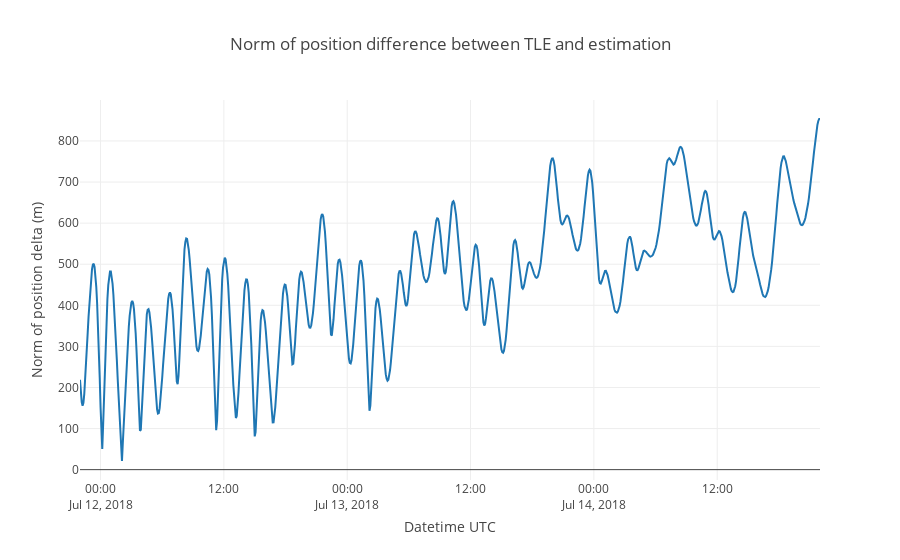

The notebook cell saved with this chart:
### Markdown cell above
## Comparison with TLE
Plotting the position difference between the initial TLE and the estimated orbit.

### Code cell
# Computing norm of position difference
import numpy as np
deltaPos_norm = pd.Series(data=np.linalg.norm(
    PV_tle_eci_df[['x','y','z']] - PV_eci_df[['x','y','z']], 
    axis=1),
                         index=PV_tle_eci_df.index)

import plotly.graph_objs as go

trace = go.Scatter(
    x = deltaPos_norm.index,
    y = deltaPos_norm,
    mode='lines'
)

data = [trace]

layout = go.Layout(
    title = 'Norm of position difference between TLE and estimation',
    xaxis = dict(
        title = 'Datetime UTC'
    ),
    yaxis = dict(
        title = 'Norm of position delta (m)'
    )
)

fig = dict(data=data, layout=layout)

py.iplot(fig)

### Figure 1 — Plotly figure (JSON) as saved in the notebook; plotly's stock layout.template omitted (floating-point values rounded to 4 significant figures; data arrays with more than 128 entries replaced by an {"elided": "..."} marker saying what was removed)
{"data": [{"mode": "lines", "type": "scatter", "uid": "cc5ef1cc-6f33-478c-9623-a5ee137229ac", "x": {"elided": "865 str values"}, "y": {"elided": "865 float values"}}], "layout": {"autosize": true, "title": {"text": "Norm of position difference between TLE and estimation"}, "xaxis": {"autorange": true, "range": ["2018-07-11 22:00", "2018-07-14 22:00"], "title": {"text": "Datetime UTC"}, "type": "date"}, "yaxis": {"autorange": true, "range": [-25.19, 899.7], "title": {"text": "Norm of position delta (m)"}, "type": "linear"}}}
